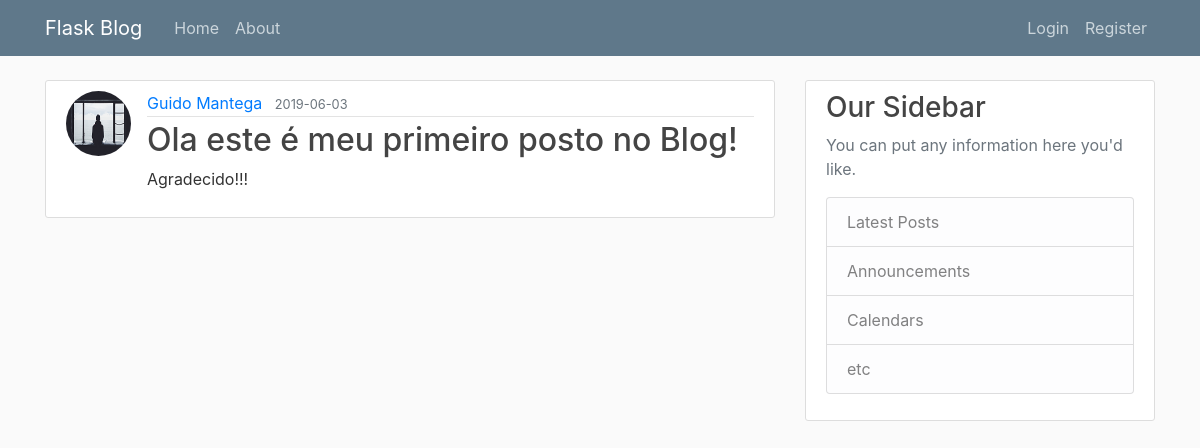
Page /post/3 on the earlier database version.
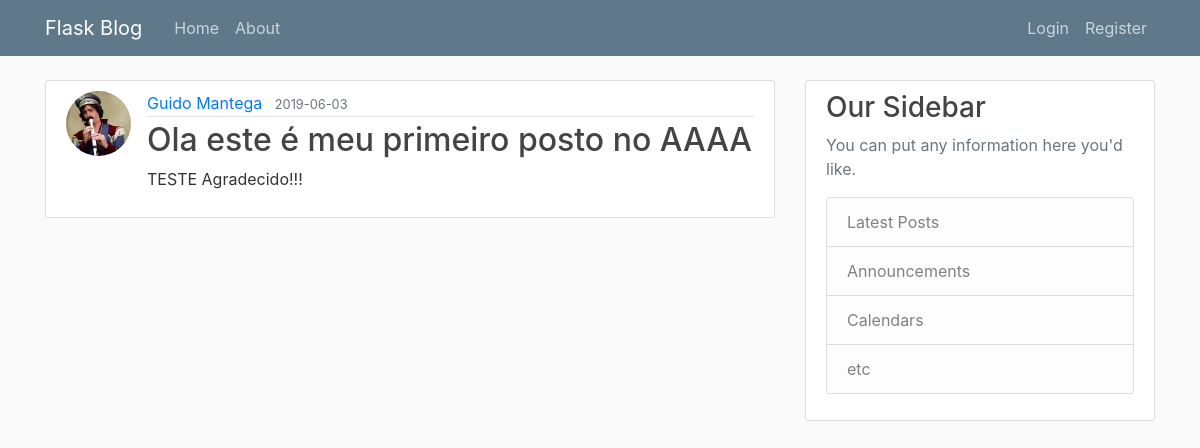
Same page on the later database version.
### flaskblog/models.py (models this page shows, shortened)
class User(db.Model, UserMixin):
    id = db.Column(db.Integer, primary_key=True)
    username = db.Column(db.String(20), unique=True, nullable=False)
    email = db.Column(db.String(120), unique=True, nullable=False)
    image_file = db.Column(db.String(20), nullable=False, default='default.jpg')
    password = db.Column(db.String(60), nullable=False)
    posts = db.relationship('Post', backref='author', lazy=True)

class Post(db.Model):
    id = db.Column(db.Integer, primary_key=True)
    title = db.Column(db.String(100), nullable=False)
    date_posted = db.Column(db.DateTime, nullable=False, default=datetime.utcnow)
    content = db.Column(db.Text, nullable=False)
    user_id = db.Column(db.Integer, db.ForeignKey('user.id'), nullable=False)

### flaskblog/routes.py (the view)
@app.route("/post/<int:post_id>")
def post(post_id):
    post = Post.query.get_or_404(post_id)
    return render_template('post.html', title=post.title, post=post)

### flaskblog/templates/post.html (shortened to what this page needs)
{% extends "layout.html" %}
{% block content %}
  <article class="media content-section">
    <img class="rounded-circle article-img" src="{{ url_for('static', filename='profile_pics/' + post.author.image_file) }}">
    <div class="media-body">
      <div class="article-metadata">
        <a class="mr-2" href="#">{{ post.author.username }}</a>
        <small class="text-muted">{{ post.date_posted.strftime('%Y-%m-%d') }}</small>
      </div>
      <h2 class="article-title">{{ post.title }}</h2>
      <p class="article-content">{{ post.content }}</p>
    </div>
  </article>
{% endblock content %}

Differences in the rows shown:
changed User "Guido Mantega": image_file: picture added in place of a placeholder
changed Post: title "Ola este é meu primeiro posto no Blog!" → "Ola este é meu primeiro posto no AAAA"; content "Agradecido!!!" → "TESTE Agradecido!!!"
